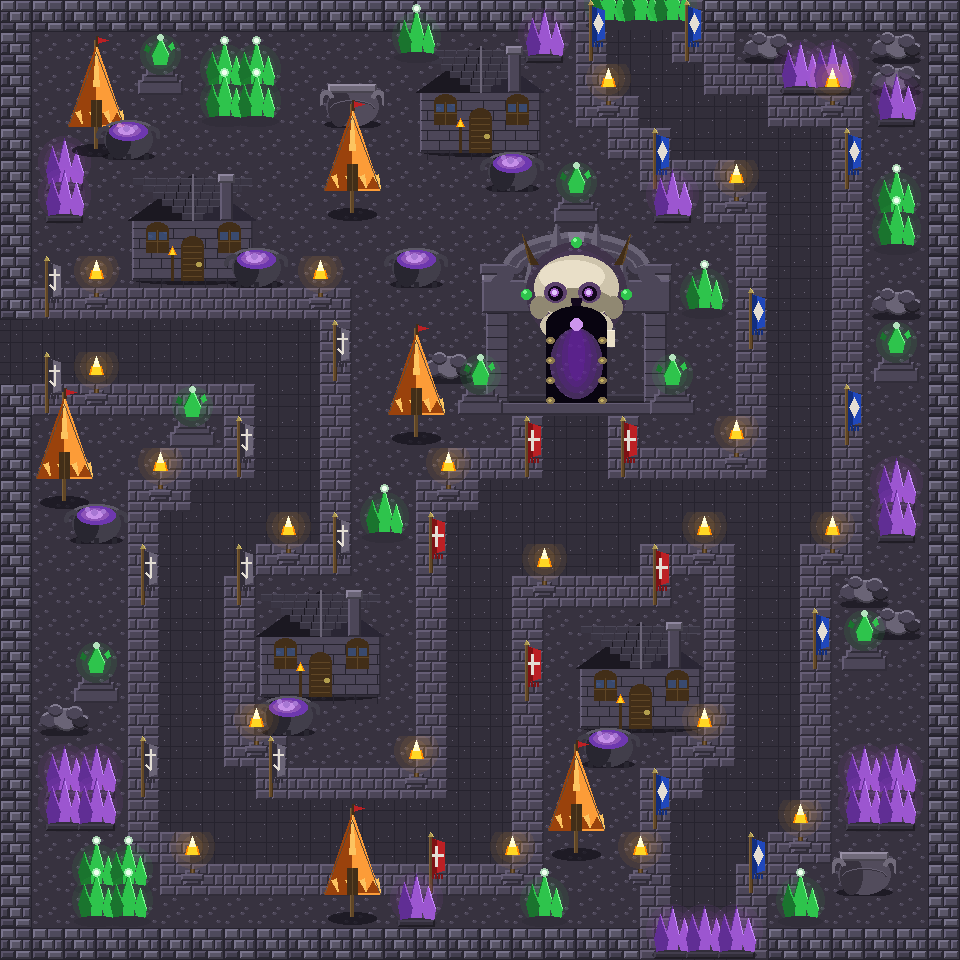

The image is a tile-based game level rendered from a .tmx file. Its description and source (layers, tilesets, objects; grid data summarised) follow:
An orthogonal 30x30 tile map with 32x32 px tiles, 3 tile layers (Ground, Wall, Object), 2 tilesets and 72 objects (enemy spawn 1).

<map version="1.10" tiledversion="1.11.2" orientation="orthogonal" renderorder="right-down" width="30" height="30" tilewidth="32" tileheight="32" infinite="0" nextlayerid="9" nextobjectid="112">
 <tileset firstgid="1" source="../tiles/Tiles.tsx" />
 <tileset firstgid="80" source="../tiles/Tileset.tsx" />
 <layer id="3" name="Ground" width="30" height="30">
  <data>[900 cells, 792 non-empty, 3 distinct tile ids]</data>
 </layer>
 <layer id="5" name="Wall" width="30" height="30">
  <data>[900 cells, 143 non-empty, 12 distinct tile ids]</data>
 </layer>
 <layer id="6" name="Object" width="30" height="30">
  <data>[900 cells, 94 non-empty, 13 distinct tile ids]</data>
 </layer>
 <objectgroup id="7" name="collision">
  <object id="1" x="131.333" y="260" width="120" height="17.3333" />
  <object id="4" x="233.333" y="256" width="46.6667" height="29.3333">
   <ellipse />
  </object>
  <object id="7" x="46" y="771" width="72" height="63" />
  <object id="9" x="80.5" y="867.5" width="69" height="51" />
  <object id="10" x="399" y="904.5" width="38" height="21.5" />
  <object id="14" x="523" y="906.5" width="44" height="22.5" />
  <object id="15" x="74.5" y="682.5" width="44" height="20" />
  <object id="16" x="39.5" y="704.5" width="49" height="32" />
  <object id="18" x="418.5" y="127" width="121" height="26" />
  <object id="20" x="684.5" y="289" width="39" height="21" />
  <object id="21" x="653" y="197.5" width="39" height="21.5" />
  <object id="23" x="552" y="204" width="46.5" height="18.5" />
  <object id="24" x="525" y="39.5" width="39.5" height="21.5" />
  <object id="25" x="396.5" y="39.5" width="39" height="15.5" />
  <object id="26" x="203" y="60" width="71.5" height="57.5" />
  <object id="27" x="136.5" y="78" width="47" height="19" />
  <object id="28" x="43" y="158.5" width="43" height="62.5" />
  <object id="29" x="168.5" y="429" width="46" height="18" />
  <object id="30" x="364" y="517" width="40" height="18" />
  <object id="31" x="578.5" y="703.75" width="122.25" height="24" />
  <object id="32" x="842" y="654.5" width="45" height="15.5" />
  <object id="33" x="845.5" y="770" width="70.5" height="60.5" />
  <object id="34" x="780" y="899.5" width="40" height="18.5" />
  <object id="35" x="875.5" y="485" width="42" height="54.5" />
  <object id="36" x="873.5" y="366" width="46.5" height="15.5" />
  <object id="37" x="875.5" y="105.5" width="42.5" height="17.5" />
  <object id="38" x="779.5" y="68" width="71.5" height="20.5" />
  <object id="39" x="259.5" y="672" width="120.5" height="24" />
  <object id="40" x="60.5455" y="477.455" width="6.72727" height="23.8182" />
  <object id="41" x="92.3636" y="125.636" width="6.72727" height="23.4545" />
  <object id="42" x="573.545" y="830.455" width="5" height="23.2727" />
  <object id="43" x="349" y="893.625" width="5.75" height="24.5" />
  <object id="44" x="349.545" y="189.636" width="5.09091" height="24.0909" />
  <object id="45" x="413.455" y="414.273" width="4.63636" height="23.4545" />
  <object id="46" x="876.333" y="195" width="40.3333" height="50.6667" />
  <object id="47" x="106.545" y="130.364" width="46.1818" height="27.2727">
   <ellipse />
  </object>
  <object id="49" x="326" y="97.2727" width="50.7273" height="29.6364">
   <ellipse />
  </object>
  <object id="50" x="488.667" y="161.667" width="48.3333" height="28.3333">
   <ellipse />
  </object>
  <object id="51" x="391.333" y="258.333" width="49" height="28.3333">
   <ellipse />
  </object>
  <object id="52" x="426.727" y="359.273" width="43.8182" height="19.0909">
   <ellipse />
  </object>
  <object id="53" x="70" y="515.25" width="49.75" height="27.75">
   <ellipse />
  </object>
  <object id="54" x="264.75" y="713.5" width="46.5" height="22">
   <ellipse />
  </object>
  <object id="55" x="837.333" y="870.667" width="54.6667" height="22.6667">
   <ellipse />
  </object>
  <object id="56" x="873.5" y="614.5" width="42.5" height="19">
   <ellipse />
  </object>
  <object id="57" x="841" y="581" width="43" height="22">
   <ellipse />
  </object>
  <object id="58" x="875.5" y="291.5" width="41" height="23">
   <ellipse />
  </object>
  <object id="59" x="874.5" y="69.5" width="46.5" height="21.5">
   <ellipse />
  </object>
  <object id="60" x="872.5" y="37.5" width="41.5" height="20.5">
   <ellipse />
  </object>
  <object id="61" x="745.5" y="40.5" width="42" height="16">
   <ellipse />
  </object>
  <object id="67" x="930.667" y="2.66667" width="25.3333" height="954.667" />
  <object id="71" x="1.33333" y="-1.33333" width="28" height="317.333" />
  <object id="72" x="0" y="384" width="29.3333" height="549.333" />
  <object id="77" x="132.5" y="260.5" width="118" height="22.5" />
  <object id="78" x="580" y="704.5" width="119.5" height="26" />
  <object id="79" x="585.5" y="738.5" width="48" height="27.5">
   <ellipse />
  </object>
  <object id="82" x="457.667" y="397" width="44.3333" height="19" />
  <object id="83" x="649.667" y="399" width="42.3333" height="15.6667" />
  <object id="85" x="484.667" y="382.667" width="23.6667" height="18.6667" />
  <object id="86" x="643.333" y="382" width="22.6667" height="22" />
  <object id="90" x="-1.625" y="319.25" width="2.625" height="65.125" />
  <object id="93" x="703.333" y="-0.666667" width="255.333" height="31.3333" />
  <object id="95" x="-1.33333" y="-2" width="577.333" height="34" />
  <object id="96" x="575" y="-3" width="128.25" height="6.5" />
  <object id="98" x="1" y="920" width="641" height="38" />
  <object id="99" x="767" y="927" width="192" height="30" />
  <object id="100" x="638.5" y="952" width="128.5" height="9" />
  <object id="105" x="679.091" y="1.09091" width="28.5455" height="22.5455">
   <ellipse />
  </object>
  <object id="108" x="572.75" y="1" width="30.25" height="22">
   <ellipse />
  </object>
  <object id="109" x="637" y="929" width="34" height="26.3333">
   <ellipse />
  </object>
  <object id="111" x="745" y="931" width="31.6667" height="24.3333">
   <ellipse />
  </object>
 </objectgroup>
 <objectgroup id="8" name="EnemySpawns">
  <object id="74" name="enemy spawn 1" x="200" y="350">
   <properties>
    <property name="enemyId" value="goblin" />
   </properties>
   <point />
  </object>
  <object id="101" x="578" y="433">
   <point />
  </object>
 </objectgroup>
</map>
